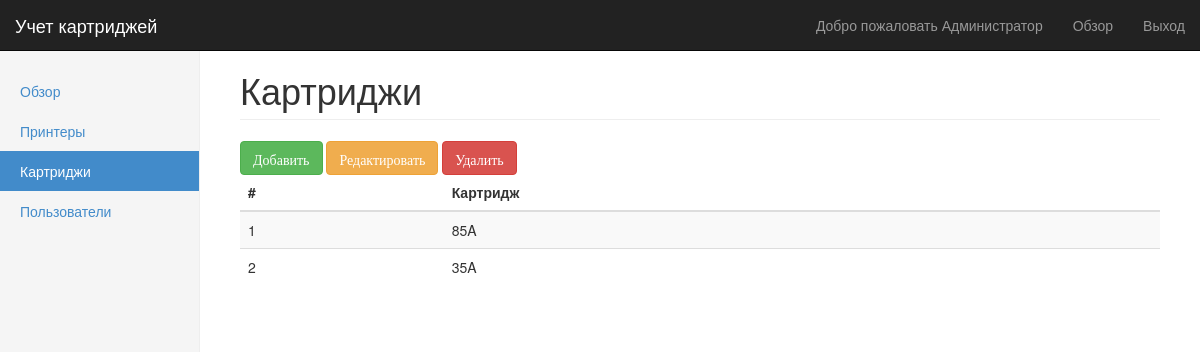
/dashboard/cartridjes/index.php (signed in), run on the app's committed database.
### tables this page shows
CREATE TABLE `cartridjes` (
  `id` int(11) NOT NULL,
  `manufacturer` varchar(255) NOT NULL,
  `model_name` varchar(255) NOT NULL,
  `balance` int(11) NOT NULL
);

### class/cartridjes.php (the view, shortened to what this page needs)
<?php
class cartridjes {
	function __construct(){
		$query = mysql_query("SELECT * FROM cartridjes");
		while ($row = mysql_fetch_array($query)) {
			echo "<tr>";
			echo "<td>".$row['id']."</td>";
			echo "<td>".$row['model_name']."</td>";
			echo "</tr>";
		}
	}
}
?>

### data on the page
cartridjes: id "1", model_name "85A"
cartridjes: id "2", model_name "35A"

### other printed values
$_SESSION['f_name'] "Администратор"
